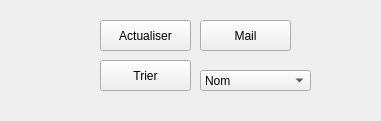
     <widget class="QWidget" name="widget_2" native="true">
      <property name="geometry">
       <rect>
        <x>810</x>
        <y>300</y>
        <width>381</width>
        <height>121</height>
       </rect>
      </property>
      <widget class="QPushButton" name="pushButton_valid_10">
       <property name="geometry">
        <rect>
         <x>100</x>
         <y>20</y>
         <width>91</width>
         <height>31</height>
        </rect>
       </property>
       <property name="toolTip">
        <string>Valider</string>
       </property>
       <property name="styleSheet">
        <string notr="true"/>
       </property>
       <property name="text">
        <string>Actualiser</string>
       </property>
       <property name="icon">
        <iconset resource="Resources.qrc">
         <normaloff>:/new/prefix1/images/actualiser.png</normaloff>:/new/prefix1/images/actualiser.png</iconset>
       </property>
      </widget>
      <widget class="QPushButton" name="pushButton_valid_11">
       <property name="geometry">
        <rect>
         <x>200</x>
         <y>20</y>
         <width>91</width>
         <height>31</height>
        </rect>
       </property>
       <property name="toolTip">
        <string>Valider</string>
       </property>
       <property name="styleSheet">
        <string notr="true"/>
       </property>
       <property name="text">
        <string>Mail</string>
       </property>
       <property name="icon">
        <iconset resource="Resources.qrc">
         <normaloff>:/new/prefix1/images/message.png</normaloff>:/new/prefix1/images/message.png</iconset>
       </property>
      </widget>
      <widget class="QPushButton" name="treeStock">
       <property name="geometry">
        <rect>
         <x>100</x>
         <y>60</y>
         <width>91</width>
         <height>31</height>
        </rect>
       </property>
       <property name="toolTip">
        <string>Valider</string>
       </property>
       <property name="styleSheet">
        <string notr="true"/>
       </property>
       <property name="text">
        <string>Trier</string>
       </property>
       <property name="icon">
        <iconset resource="Resources.qrc">
         <normaloff>:/new/prefix1/images/trier.png</normaloff>:/new/prefix1/images/trier.png</iconset>
       </property>
      </widget>
      <widget class="QComboBox" name="nomdetrii">
       <property name="geometry">
        <rect>
         <x>200</x>
         <y>70</y>
         <width>111</width>
         <height>21</height>
        </rect>
       </property>
       <item>
        <property name="text">
         <string>Nom</string>
        </property>
       </item>
       <item>
        <property name="text">
         <string>Date</string>
        </property>
       </item>
      </widget>
     </widget>
